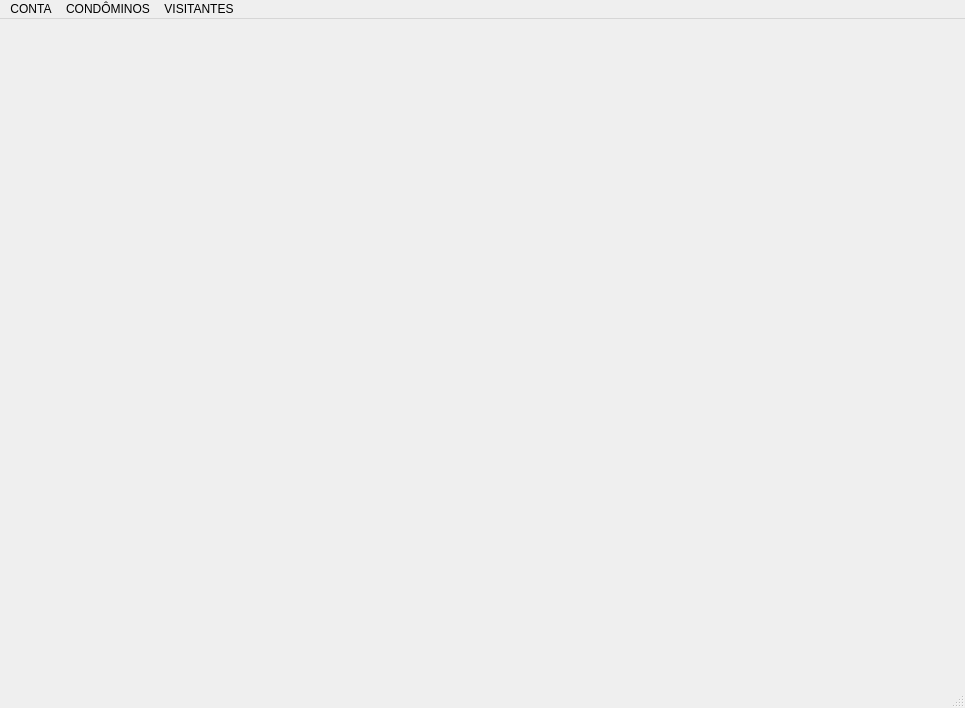
<?xml version="1.0" encoding="UTF-8"?>
<ui version="4.0">
 <class>Principal</class>
 <widget class="QMainWindow" name="Principal">
  <property name="geometry">
   <rect>
    <x>0</x>
    <y>0</y>
    <width>965</width>
    <height>708</height>
   </rect>
  </property>
  <property name="minimumSize">
   <size>
    <width>965</width>
    <height>708</height>
   </size>
  </property>
  <property name="maximumSize">
   <size>
    <width>965</width>
    <height>708</height>
   </size>
  </property>
  <property name="windowTitle">
   <string>Prime Condo</string>
  </property>
  <property name="windowIcon">
   <iconset>
    <normaloff>../primecondoDesk/img/logo.png</normaloff>../primecondoDesk/img/logo.png</iconset>
  </property>
  <widget class="QWidget" name="centralwidget"/>
  <widget class="QStatusBar" name="statusbar"/>
  <widget class="QMenuBar" name="menubar">
   <property name="geometry">
    <rect>
     <x>0</x>
     <y>0</y>
     <width>965</width>
     <height>21</height>
    </rect>
   </property>
   <widget class="QMenu" name="menuFile">
    <property name="title">
     <string>CONTA</string>
    </property>
    <addaction name="separator"/>
    <addaction name="actionCadastro"/>
    <addaction name="actionSenha"/>
    <addaction name="actionSair"/>
   </widget>
   <widget class="QMenu" name="menuEdit">
    <property name="title">
     <string>CONDÔMINOS</string>
    </property>
    <addaction name="btnActCadastrarMoradores"/>
    <addaction name="btnActConsultarMoradores"/>
    <addaction name="btnActAtualizarMoradores"/>
    <addaction name="btnActAtivarDesativarMoradores"/>
   </widget>
   <widget class="QMenu" name="menuCadastro_de_Visitantes">
    <property name="title">
     <string>VISITANTES</string>
    </property>
    <addaction name="btnActNovoVisitante"/>
    <addaction name="btnActConsultarVisitantes"/>
    <addaction name="btnActAtivarDesativarVisitantes"/>
   </widget>
   <addaction name="menuFile"/>
   <addaction name="menuEdit"/>
   <addaction name="menuCadastro_de_Visitantes"/>
  </widget>
  <action name="actionCadastro">
   <property name="text">
    <string>Cadastro</string>
   </property>
  </action>
  <action name="actionSenha">
   <property name="text">
    <string>Senha</string>
   </property>
  </action>
  <action name="btnActAtualizarMoradores">
   <property name="text">
    <string>Atualizar Moradores</string>
   </property>
  </action>
  <action name="btnActAtivarDesativarMoradores">
   <property name="text">
    <string>Ativar / Desativar - Moradores</string>
   </property>
  </action>
  <action name="btnActNovoVisitante">
   <property name="text">
    <string>Novo Visitante</string>
   </property>
  </action>
  <action name="actionDependente">
   <property name="text">
    <string>Dependente</string>
   </property>
  </action>
  <action name="actionAutonomo">
   <property name="text">
    <string>Autonômo</string>
   </property>
   <property name="font">
    <font>
     <pointsize>8</pointsize>
    </font>
   </property>
  </action>
  <action name="actionDependente_2">
   <property name="text">
    <string>Proprietário</string>
   </property>
  </action>
  <action name="actionPropriet_rio">
   <property name="text">
    <string>Morador</string>
   </property>
  </action>
  <action name="actionDependente_3">
   <property name="text">
    <string>Dependente</string>
   </property>
  </action>
  <action name="actionSair">
   <property name="text">
    <string>Sair</string>
   </property>
  </action>
  <action name="actionCadastro_de_Visitantes">
   <property name="text">
    <string>Cadastro de Visitantes</string>
   </property>
  </action>
  <action name="btnActConsultarVisitantes">
   <property name="text">
    <string>Consulta de Visitantes</string>
   </property>
  </action>
  <action name="actionAtualizarVisitantes">
   <property name="text">
    <string>Atualizar Visitantes</string>
   </property>
  </action>
  <action name="actionAtivar_Visitantes">
   <property name="text">
    <string>Ativar Visitantes</string>
   </property>
  </action>
  <action name="btnActAtivarDesativarVisitantes">
   <property name="text">
    <string>Desativar / Ativar - Visitantes</string>
   </property>
  </action>
  <action name="actionCadastrarPrestador">
   <property name="text">
    <string>Cadastrar Prestador </string>
   </property>
  </action>
  <action name="actionCadastrarFuncionario">
   <property name="text">
    <string>Cadastrar Funcionário</string>
   </property>
  </action>
  <action name="actionPropriet_rio_2">
   <property name="text">
    <string>Proprietário</string>
   </property>
  </action>
  <action name="actionMorador">
   <property name="text">
    <string>Morador</string>
   </property>
  </action>
  <action name="btnActCadastrarMoradores">
   <property name="text">
    <string>Cadastro de Moradores</string>
   </property>
  </action>
  <action name="btnActConsultarMoradores">
   <property name="text">
    <string>Consulta de Moradores</string>
   </property>
  </action>
 </widget>
 <resources/>
 <connections/>
</ui>
